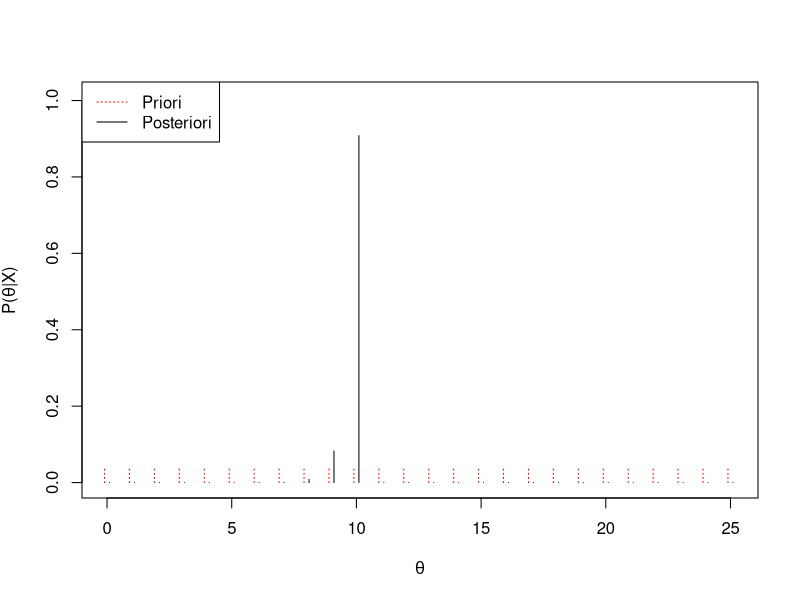

R code for this plot:
black_balls <- function(n, m, x, theta = rep(1/n, times = n + 1), plot = TRUE){
  y <- numeric(n + 1)
  if(x <= n & m <= x){
    for(i in (x - m + 1):(n - m + 1)){
      if(i - x + 1 <= 0){
        max_n <- 1
      }
      else{
        max_n <- i - x + 1
      }
      
      if(n - x + 1 < 0){
        max_d <- 0
      }
      else{
        max_d <- n - x + 1
      }
      prob_n <- seq(i, max_n, -1)
      prob_d <- seq(n, max_d, -1)
      y[i] <- prod(prob_n)/prod(prob_d)
    }
  } else {
    stop("You can't extract more balls than you have, and you can't observe more non-black balls than you extracted")
  }
  bayes <- y*theta/sum(y*theta)
  dist <- data.frame(id = 0:c(n),
                     priori = theta,
                     posteriori = bayes)
  if(plot == TRUE){
    plot(y = dist$priori, x = dist$id - .1, t = "h", col = "red", lty = 3, xlim = c(0, (n + .1)),
         ylim = c(0, dist[sort(which(dist$posteriori > 0), TRUE)[1],3] + .1),
         ylab = expression(paste("P(", theta,"|X)")), xlab = expression(theta))
    lines(dist$id + .1, dist$posteriori, t = "h", lty = 1)
    legend("topleft", legend = c("Priori", "Posteriori"), col = c("red", "black"), lty = c(3, 1))
  }
  return(dist)
}

black_balls(25, 15, 19)
